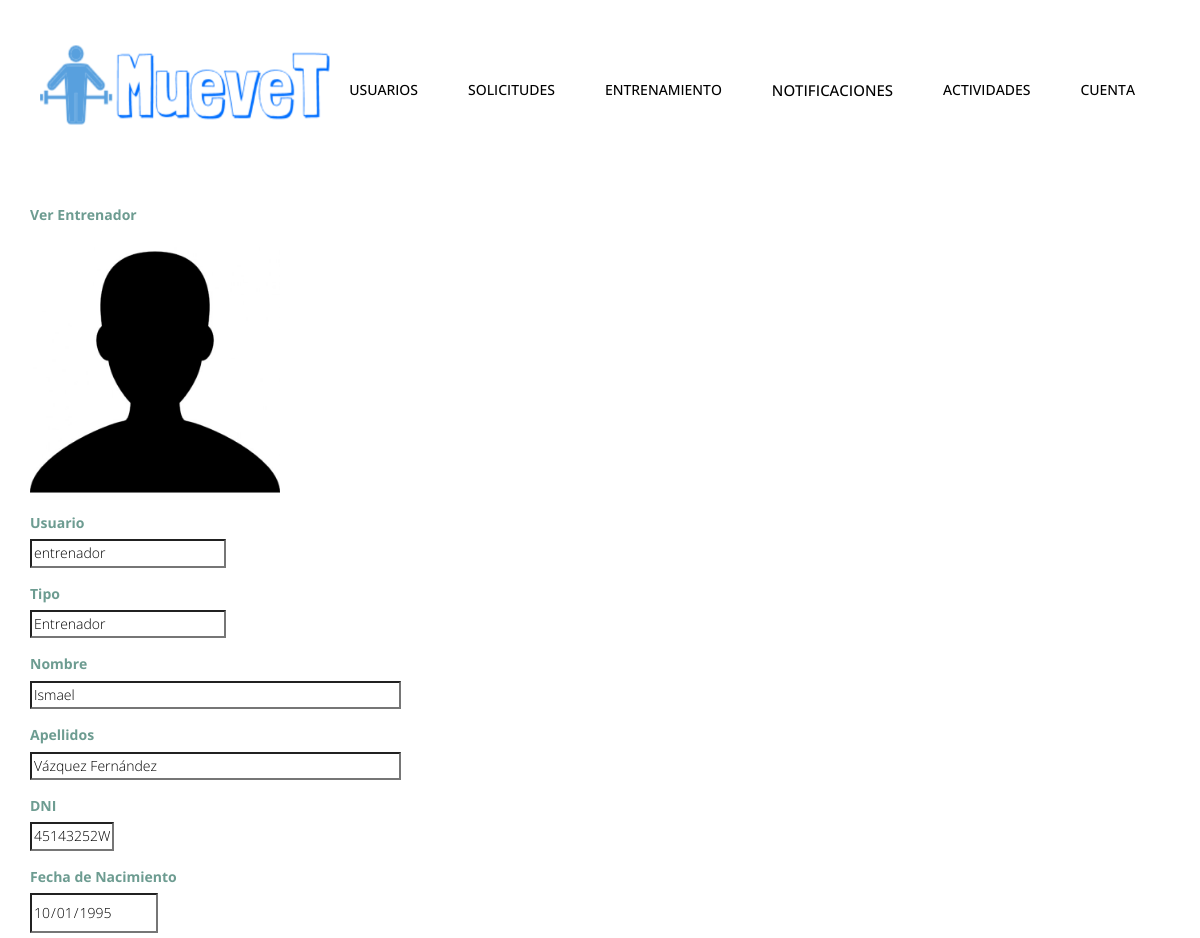
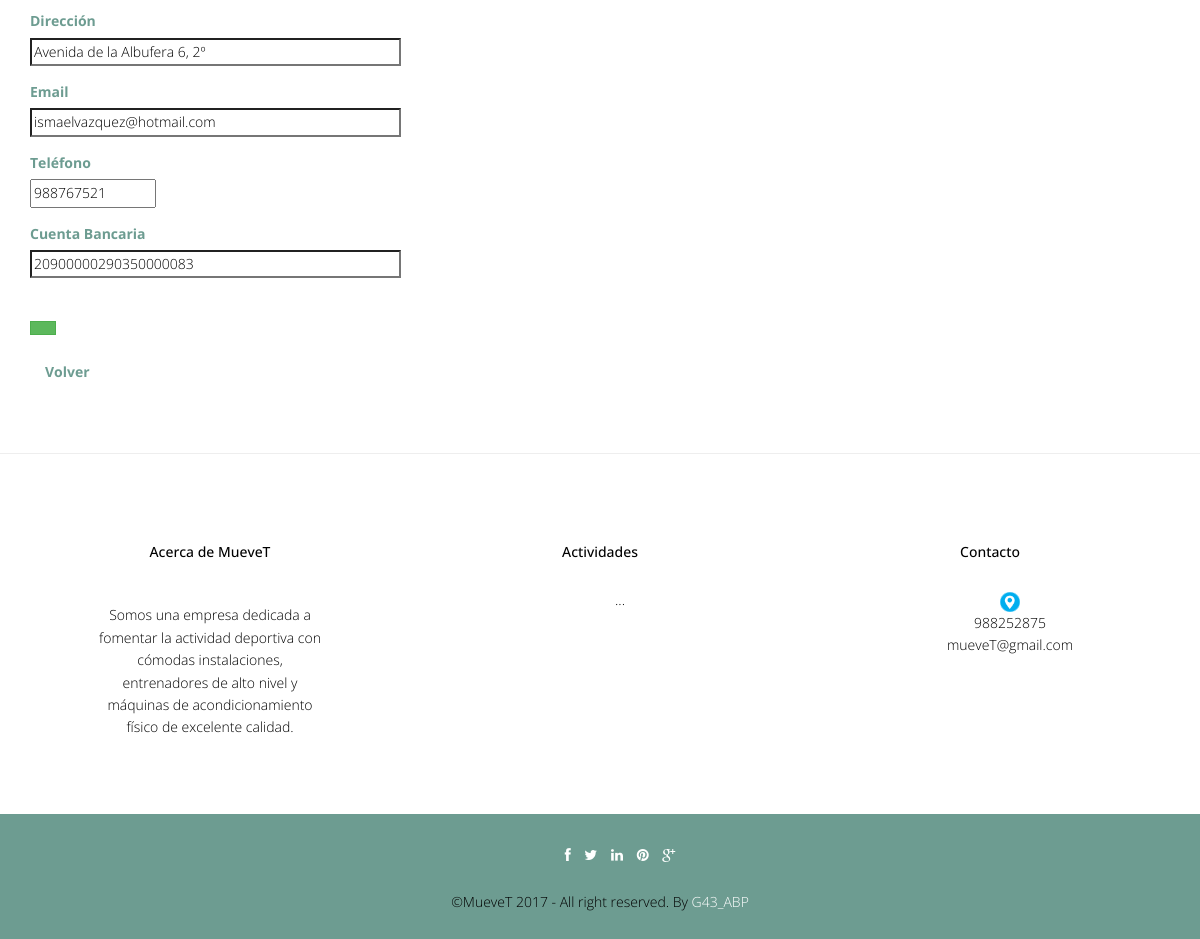
The page /abp/Controllers/ENTRENADOR_Controller.php?userName=entrenador&accion=Ver (signed in) on the database its author committed (2 pictures, top to bottom).
### tables this page shows
CREATE TABLE IF NOT EXISTS `entrenador` (
  `userName` varchar(20) NOT NULL,
  `cuentaBanc` varchar(20) NOT NULL
);

CREATE TABLE IF NOT EXISTS `usuario` (
  `foto` varchar(500) DEFAULT '../img/user.jpg',
  `userName` varchar(20) NOT NULL,
  `password` varchar(128) NOT NULL,
  `tipoUsuario` int(10) NOT NULL,
  `nombre` varchar(20) NOT NULL,
  `apellidos` varchar(70) NOT NULL,
  `dni` varchar(9) NOT NULL,
  `fechaNac` date NOT NULL,
  `direccion` varchar(80) DEFAULT NULL,
  `telefono` int(15) DEFAULT NULL,
  `email` varchar(30) NOT NULL
);

CREATE TABLE IF NOT EXISTS `rol` (
  `idRol` int(10) NOT NULL,
  `nombreRol` varchar(45) NOT NULL
);

### abp/Models/USUARIO_Model.php (called while the page is built, shortened)
<?php
include '../Functions/LibraryFunctions.php';
class USUARIO_Modelo {
    var $userName;
    var $tipoUsuario;
    var $mysqli;
    function __construct($userName, $password, $tipoUsuario, $nombre, $apellidos, $dni, $fechaNac, $direccion, $telefono, $email, $foto, $cuentaBanc, $tipoDeportista, $metodoPago, $newPassword) {
        $this->userName = $userName;
        $this->tipoUsuario = $tipoUsuario;
    }
    function ConectarBD() {
        $this->mysqli = new mysqli("localhost", "root", "", "muevet");
    }
    function RellenaDatos() {
        if ($this->tipoUsuario == 1) {
            $sql = "SELECT * FROM USUARIO WHERE USUARIO.userName = '" . $this->userName . "'";
        } else if ($this->tipoUsuario == 2) {
            $sql = "SELECT * FROM USUARIO, ENTRENADOR WHERE USUARIO.userName = ENTRENADOR.userName AND ENTRENADOR.userName = '" . $this->userName . "'";
        } else if ($this->tipoUsuario == 3) {
            $sql = "SELECT * FROM USUARIO, DEPORTISTA WHERE USUARIO.userName = DEPORTISTA.userName AND DEPORTISTA.userName = '" . $this->userName . "'";
        }
        if (!($resultado = $this->mysqli->query($sql))) {
            return 'Error en la consulta sobre la base de datos';
        } else {
            $result = $resultado->fetch_array();
            return $result;
        }
    }
}
?>

### abp/Views/ENTRENADOR_SHOW_Vista.php (the view, shortened to what this page needs)
<?php
class ENTRENADOR_SELECT_SHOW {
    private $valores;
    private $volver;
    function __construct($valores, $datos, $volver) {
        $this->valores = $valores;
        $this->volver = $volver;
        $this->render();
    }
    function render() {
        ?>
        <div class="container" >
            <form  id="form" name="form" action='ENTRENADOR_Controller.php'  method='post'   enctype="multipart/form-data">
                <div class="form-group" >
                    <label class="control-label" ><?php echo $strings['Ver Entrenador']; ?></label><br>
                </div>
                 <div class="form-group">
                    <a target='_blank' href='<?php echo $this->valores['foto']; ?>'><img src='<?php echo $this->valores['foto']; ?>' width="250" height="250"></a>
                </div>
                <div class="form-group">
                    <label class="control-label" ><?php echo $strings['userName']; ?></label><br>
                    <input class="form" id="userName" name="userName" size="25" type="text" readonly="true" value="<?php echo $this->valores['userName']; ?>">
                </div>
                <div class="form-group">
                    <label class="control-label" ><?php echo $strings['tipoUsuario']; ?></label><br>
                    <input class="form" id="tipoUsuario" name="tipoUsuario" size="25" type="text" readonly="true" value="<?php echo ConsultarNOMRol($this->valores['tipoUsuario']); ?>">
                </div>
                <div class="form-group">
                    <label class="control-label" ><?php echo $strings['nombre']; ?></label><br>
                    <input class="form" id="nombre" name="nombre" size="50" type="text" readonly="true" value="<?php echo $this->valores['nombre']; ?>">
                </div>
                <div class="form-group">
                    <label class="control-label" ><?php echo $strings['apellidos']; ?></label><br>
                    <input class="form" id="apellidos" name="apellidos" size="50" type="text" readonly="true" value="<?php echo $this->valores['apellidos']; ?>">
                </div>
                <div class="form-group">
                    <label class="control-label" ><?php echo $strings['dni']; ?></label><br>
                    <input class="form" id="dni" name="dni" size="9" type="text" readonly="true" value="<?php echo $this->valores['dni']; ?>">
                </div>
                <div class="form-group">
                    <label class="control-label" ><?php echo $strings['fechaNac']; ?></label><br>
                    <input class="form" id="fechaNac" name="fechaNac" type="date" readonly="true" value="<?php echo $this->valores['fechaNac']; ?>">
                </div>
                <div class="form-group">
                    <label class="control-label" ><?php echo $strings['direccion']; ?></label><br>
                    <input class="form" id="direccion" name="direccion" size="50" type="text" readonly="true" value="<?php echo $this->valores['direccion']; ?>">
                </div>
                <div class="form-group">
                    <label class="control-label" ><?php echo $strings['email']; ?></label><br>
                    <input class="form" id="email" name="email" size="50" type="email" readonly="true" value="<?php echo $this->valores['email']; ?>">
                </div>
                <div class="form-group">
                    <label class="control-label" ><?php echo $strings['telefono']; ?></label><br>
                    <input class="form" id="telefono" name="telefono" size="15" type="numeric" readonly="true" value="<?php echo $this->valores['telefono']; ?>">
                </div>
                <div class="form-group">
                    <label class="control-label" ><?php echo $strings['cuentaBanc']; ?></label><br>
                    <input class="form" id="cuentaBanc" name="cuentaBanc" size="50" type="text" readonly="true" value="<?php echo $this->valores['cuentaBanc']; ?>"/>
                </div>
                <br>
                <td><a data-toggle="modal" href="#myModal" ><button type="button" class="btn btn-success"><?php echo $strings['VerActividadesImpartidas']; ?></button></a>
                <br>
                <br>
                <a class="form-link" href='<?php echo $this->volver ?> '><?php echo $strings['Volver']; ?> </a>
            </form>
        </div>
        <?php
        include '../Views/footer.php';
    }
}
?>

### abp/css/style.css (style rules this page uses)
body { font-family:'Open Sans', Arial, sans-serif; font-size:14px; font-weight:300; line-height:1.6em; color:#000; background-color:#fff; }
form { margin-top:50px; margin-bottom:50px; }
label { color:#6D9C91; font-size:14px; }
.link-list ul,li,a { color:#000; list-style:none; }
.form-link { font-weight:bold; color: #6D9C91 !important; margin-left: 15px; }

### abp/css/overwrite.css (style rules this page uses)
select, textarea, input[type="text"], input[type="password"], input[type="datetime"], input[type="datetime-local"], input[type="date"], input[type="month"], input[type="time"], input[type="week"], input[type="number"], input[type="email"], input[type="url"], input[type="search"], input[type="tel"], input[type="color"], .uneditable-input { -webkit-border-radius: 0; -moz-border-radius: 0; border-radius: 0; }
.btn { text-shadow: none; background-image:none; border-color: none; border-bottom-color: none; -webkit-box-shadow: none; -moz-box-shadow: none; box-shadow: none; }
.btn { outline:0; -webkit-border-radius: 0; -moz-border-radius: 0; border-radius: 0; }

### rows shown on the page
entrenador: userName.foto (placeholder picture), userName "entrenador", tipoUsuario "Entrenador", nombre "Ismael", apellidos "Vázquez Fernández", dni "45143252W", fechaNac "10/01/1995", direccion "Avenida de la Albufera 6, 2º", email "ismaelvazquez@hotmail.com", telefono "988767521", cuentaBanc "20900000290350000083"

### other values the page prints
$strings['Cuenta'] "CUENTA"
$strings['Ver Entrenador'] "Ver Entrenador"
$strings['userName'] "Usuario"
$strings['tipoUsuario'] "Tipo"
$strings['nombre'] "Nombre"
$strings['apellidos'] "Apellidos"
$strings['dni'] "DNI"
$strings['fechaNac'] "Fecha de Nacimiento"
$strings['direccion'] "Dirección"
$strings['email'] "Email"
$strings['telefono'] "Teléfono"
$strings['cuentaBanc'] "Cuenta Bancaria"
$strings['Volver'] "Volver"
